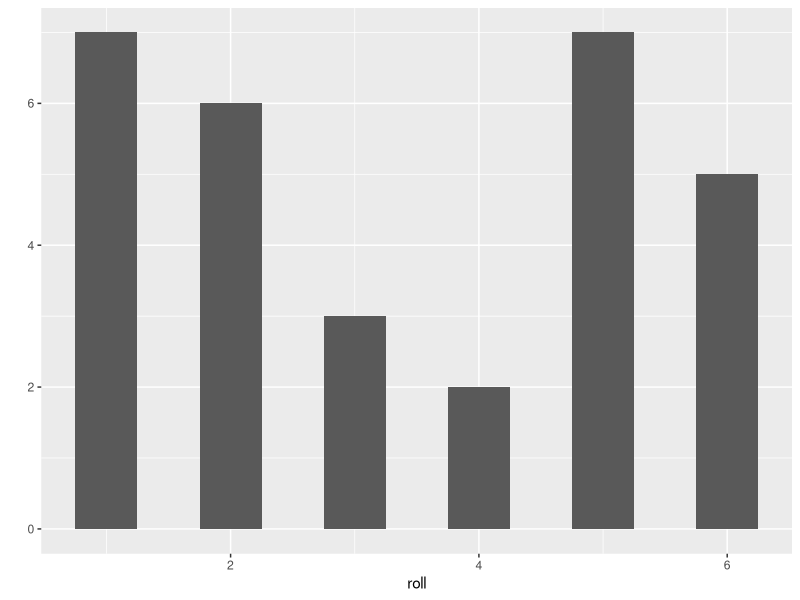

Source code (R):
## ---- chunk 1
knitr::opts_chunk$set(echo = TRUE)
options(digits = 3)
library("ggplot2")
set.seed(1)
die <- 1:6
roll <- sample(die, size = 30, replace = TRUE)
roll2 <- sample(die, size = 100, replace = TRUE)
## ---- chunk 2
read.csv("PP2outcomes.csv", header = TRUE, strip.white = TRUE, fill = FALSE, nrow = 7)[,1:2]
## ---- chunk 3
roll
qplot(roll, binwidth = 0.5)
